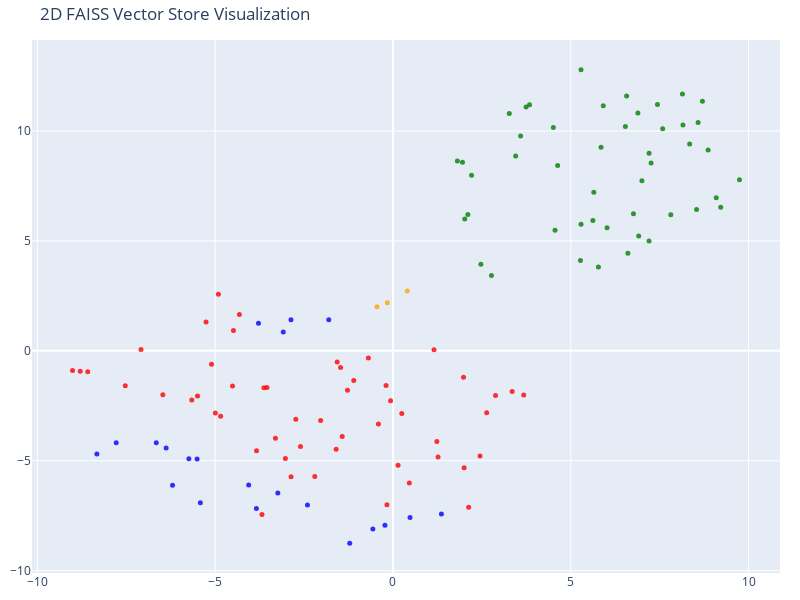

Here is the notebook cell this chart was saved with:
### Markdown cell above
## Visualizing the Vector Store

Let's take a minute to look at the documents and their embedding vectors to see what's going on.

(As a sidenote, what we're really looking at here is the distribution of the Vectors generated by OpenAIEmbeddings, retrieved from FAISS. So there's no surprise that they look the same whether they are "from" FAISS or Chroma.)

### Code cell
# We humans find it easier to visalize things in 2D!
# Reduce the dimensionality of the vectors to 2D using t-SNE
# (t-distributed stochastic neighbor embedding)

tsne = TSNE(n_components=2, random_state=42)
reduced_vectors = tsne.fit_transform(vectors)

# Create the 2D scatter plot
fig = go.Figure(data=[go.Scatter(
    x=reduced_vectors[:, 0],
    y=reduced_vectors[:, 1],
    mode='markers',
    marker=dict(size=5, color=colors, opacity=0.8),
    text=[f"Type: {t}<br>Text: {d[:100]}..." for t, d in zip(doc_types, documents)],
    hoverinfo='text'
)])

fig.update_layout(
    title='2D FAISS Vector Store Visualization',
    scene=dict(xaxis_title='x',yaxis_title='y'),
    width=800,
    height=600,
    margin=dict(r=20, b=10, l=10, t=40)
)

fig.show()

### Figure 1 — Plotly figure (JSON) as saved in the notebook; plotly's stock layout.template omitted (floating-point values rounded to 4 significant figures)
{"data": [{"hoverinfo": "text", "marker": {"color": ["blue", "blue", "blue", "blue", "blue", "blue", "blue", "blue", "blue", "blue", "blue", "blue", "blue", "blue", "blue", "blue", "blue", "blue", "blue", "blue", "blue", "red", "red", "red", "red", "red", "red", "red", "red", "red", "red", "red", "red", "red", "red", "red", "red", "red", "red", "red", "red", "red", "red", "red", "red", "red", "red", "red", "red", "red", "red", "red", "red", "red", "red", "red", "red", "red", "red", "red", "red", "red", "red", "red", "red", "red", "red", "red", "red", "red", "red", "red", "red", "orange", "orange", "orange", "green", "green", "green", "green", "green", "green", "green", "green", "green", "green", "green", "green", "green", "green", "green", "green", "green", "green", "green", "green", "green", "green", "green", "green", "green", "green", "green", "green", "green", "green", "green", "green", "green", "green", "green", "green", "green", "green", "green", "green", "green", "green", "green", "green", "green", "green", "green"], "opacity": 0.8, "size": 5}, "mode": "markers", "text": ["Type: products<br>Text: # Product Summary\n\n# Rellm: AI-Powered Enterprise Reinsurance Solution\n\n## Summary\n\nRellm is an inno...", "Type: products<br>Text: ### Seamless Integrations\nRellm's architecture is designed for effortless integration with existing ...", "Type: products<br>Text: ### Regulatory Compliance Tools\nRellm includes built-in compliance tracking features to help organiz...", "Type: products<br>Text: Join the growing number of organizations leveraging Rellm to enhance their reinsurance processes whi...", "Type: products<br>Text: Experience the future of reinsurance with Rellm, where innovation meets reliability. Let Insurellm h...", "Type: products<br>Text: # Product Summary\n\n# Markellm\n\n## Summary\n\nMarkellm is an innovative two-sided marketplace designed ...", "Type: products<br>Text: - **User-Friendly Interface**: Designed with user experience in mind, Markellm features an intuitive...", "Type: products<br>Text: - **Customer Support**: Our dedicated support team is always available to assist both consumers and ...", "Type: products<br>Text: ### For Insurance Companies:\n- **Basic Listing Fee**: $199/month for a featured listing on the platf...", "Type: products<br>Text: ### Q3 2025\n- Initiate a comprehensive marketing campaign targeting both consumers and insurers to i...", "Type: products<br>Text: # Product Summary\n\n# Homellm\n\n## Summary\nHomellm is an innovative home insurance product developed b...", "Type: products<br>Text: ### 2. Dynamic Pricing Model\nWith Homellm's innovative dynamic pricing model, insurance providers ca...", "Type: products<br>Text: ### 5. Multi-Channel Integration\nHomellm seamlessly integrates into existing insurance platforms, pr...", "Type: products<br>Text: - **Basic Tier:** Starting at $5,000/month for small insurers with basic integration features.\n- **S...", "Type: products<br>Text: All tiers include a comprehensive training program and ongoing updates to ensure optimal performance...", "Type: products<br>Text: With Homellm, Insurellm is committed to transforming the landscape of home insurance, ensuring both ...", "Type: products<br>Text: # Product Summary\n\n# Carllm\n\n## Summary\n\nCarllm is an innovative auto insurance product developed by...", "Type: products<br>Text: - **Instant Quoting**: With Carllm, insurance companies can offer near-instant quotes to customers, ...", "Type: products<br>Text: - **Mobile Integration**: Carllm is designed to work seamlessly with mobile applications, providing ...", "Type: products<br>Text: - **Professional Tier**: $2,500/month\n  - For medium-sized companies.\n  - All Basic Tier features pl...", "Type: products<br>Text: ### Q2 2025: Customer Experience Improvements\n- Launch of a new **mobile app** for end-users.\n- Intr...", "Type: contracts<br>Text: # Contract with GreenField Holdings for Markellm\n\n**Effective Date:** November 15, 2023  \n**Contract...", "Type: contracts<br>Text: ## Renewal\n1. **Automatic Renewal**: This contract will automatically renew for sequential one-year ...", "Type: contracts<br>Text: ## Features\n1. **AI-Powered Matching**: Access to advanced algorithms that connect GreenField Holdin...", "Type: contracts<br>Text: ## Support\n1. **Customer Support Access**: The Client will have access to dedicated support through ...", "Type: contracts<br>Text: **Signatures:**  \n_________________________                           _________________________  \n**...", "Type: contracts<br>Text: # Contract with Apex Reinsurance for Rellm: AI-Powered Enterprise Reinsurance Solution\n\n## Terms\n\n1....", "Type: contracts<br>Text: ## Renewal\n\n1. **Automatic Renewal**: This Agreement will automatically renew for successive one-yea...", "Type: contracts<br>Text: 2. **Seamless Integrations**: The architecture of Rellm allows for easy integration with existing sy...", "Type: contracts<br>Text: 1. **Technical Support**: Provider shall offer dedicated technical support to the Client via phone, ...", "Type: contracts<br>Text: **Insurellm, Inc.**  \n_____________________________  \nAuthorized Signature   \nDate: ________________...", "Type: contracts<br>Text: # Contract with Greenstone Insurance for Homellm\n\n---\n\n## Terms\n\n1. **Parties**: This Contract (\"Agr...", "Type: contracts<br>Text: 4. **Payment Terms**: \n   - The Customer shall pay an amount of $10,000 per month for the Standard T...", "Type: contracts<br>Text: ---\n\n## Features\n\n- **AI-Powered Risk Assessment**: Customer will have access to enhanced risk evalu...", "Type: contracts<br>Text: - **Customer Portal**: A dedicated portal will be provided, allowing the Customer's clients to manag...", "Type: contracts<br>Text: ______________________________  \n[Name], [Title]  \nDate: ______________________\n\n**For Greenstone In...", "Type: contracts<br>Text: # Contract with Roadway Insurance Inc. for Carllm\n\n---\n\n## Terms\n\n1. **Agreement Effective Date**: T...", "Type: contracts<br>Text: ---\n\n## Renewal\n\n1. **Automatic Renewal**: This agreement will automatically renew for an additional...", "Type: contracts<br>Text: ---\n\n## Features\n\n1. **Access to Core Features**: Roadway Insurance Inc. will have access to all Pro...", "Type: contracts<br>Text: ---\n\n## Support\n\n1. **Technical Support**: Roadway Insurance Inc. will receive priority technical su...", "Type: contracts<br>Text: # Contract with Stellar Insurance Co. for Rellm\n\n## Terms\nThis contract is made between **Insurellm*...", "Type: contracts<br>Text: ### Termination\nEither party may terminate this agreement with a **30-day written notice**. In the e...", "Type: contracts<br>Text: ## Features\nStellar Insurance Co. will receive access to the following features of the Rellm product...", "Type: contracts<br>Text: ## Support\nInsurellm provides Stellar Insurance Co. with the following support services:\n\n- **24/7 T...", "Type: contracts<br>Text: # Contract with TechDrive Insurance for Carllm\n\n**Contract Date:** October 1, 2024  \n**Contract Dura...", "Type: contracts<br>Text: ## Renewal\n\n1. **Automatic Renewal**: This contract shall automatically renew for additional one-yea...", "Type: contracts<br>Text: ## Support\n\n1. **Customer Support**: Insurellm will provide 24/7 customer support to TechDrive Insur...", "Type: contracts<br>Text: **TechDrive Insurance Representative:**  \nName: Sarah Johnson  \nTitle: Operations Director  \nDate: _...", "Type: contracts<br>Text: # Contract with Belvedere Insurance for Markellm\n\n## Terms\nThis Contract (\"Agreement\") is made and e...", "Type: contracts<br>Text: ## Renewal\n1. **Renewal Terms**: This Agreement may be renewed for additional one-year terms upon mu...", "Type: contracts<br>Text: ## Features\n1. **AI-Powered Matching**: Belvedere Insurance will benefit from Markellm's AI-powered ...", "Type: contracts<br>Text: ## Support\n1. **Technical Support**: Technical support will be available from 9 AM to 7 PM EST, Mond...", "Type: contracts<br>Text: **Belvedere Insurance**  \nSignature: ______________________  \nName: [Authorized Signatory]  \nTitle: ...", "Type: contracts<br>Text: # Contract with Velocity Auto Solutions for Carllm\n\n**Contract Date:** October 1, 2023  \n**Contract ...", "Type: contracts<br>Text: ## Renewal\n\n1. **Automatic Renewal**: This contract will automatically renew for successive 12-month...", "Type: contracts<br>Text: ## Support\n\n1. **Customer Support**: Velocity Auto Solutions will have access to Insurellm’s custome...", "Type: contracts<br>Text: # Contract with GreenValley Insurance for Homellm\n\n**Contract Date:** October 6, 2023  \n**Contract N...", "Type: contracts<br>Text: 4. **Confidentiality:** Both parties agree to maintain the confidentiality of proprietary informatio...", "Type: contracts<br>Text: 1. **AI-Powered Risk Assessment:** Access to advanced AI algorithms for real-time risk evaluations.\n...", "Type: contracts<br>Text: 3. **Regular Updates:** Insurellm will offer ongoing updates and enhancements to the Homellm platfor...", "Type: contracts<br>Text: # Contract with EverGuard Insurance for Rellm: AI-Powered Enterprise Reinsurance Solution\n\n**Contrac...", "Type: contracts<br>Text: 4. **Usage Rights**: EverGuard Insurance is granted a non-exclusive, non-transferable license to acc...", "Type: contracts<br>Text: 1. **Core Functionality**: Rellm provides EverGuard Insurance with advanced AI-driven analytics, sea...", "Type: contracts<br>Text: 1. **Customer Support**: Insurellm will provide EverGuard Insurance with 24/7 customer support, incl...", "Type: contracts<br>Text: ---\n\n**Signatures**  \n**For Insurellm**: __________________________  \n**Name**: John Smith  \n**Title...", "Type: contracts<br>Text: # Contract with BrightWay Solutions for Markellm\n\n**Contract Date:** October 5, 2023  \n**Contract ID...", "Type: contracts<br>Text: 3. **Service Level Agreement (SLA):**  \n   Insurellm commits to a 99.9% uptime for the platform with...", "Type: contracts<br>Text: 2. **Real-Time Quote Availability:**  \n   Consumers sourced via BrightWay Solutions will receive rea...", "Type: contracts<br>Text: 3. **Training and Onboarding:**  \n   Insurellm agrees to provide one free training session on how to...", "Type: contracts<br>Text: # Contract with Pinnacle Insurance Co. for Homellm\n\n## Terms\nThis contract (\"Contract\") is entered i...", "Type: contracts<br>Text: ## Renewal\n1. **Renewal Terms**: At the end of the initial term, this Contract shall automatically r...", "Type: contracts<br>Text: ## Features\n1. **AI-Powered Risk Assessment**: Utilized for tailored underwriting decisions specific...", "Type: contracts<br>Text: ## Support\n1. **Technical Support**: Insurellm shall provide 24/7 technical support via an email and...", "Type: company<br>Text: # Overview of Insurellm\n\nInsurellm is an innovative insurance tech firm with 200 employees across th...", "Type: company<br>Text: # Careers at Insurellm\n\nInsurellm is hiring! We are looking for talented software engineers, data sc...", "Type: company<br>Text: # About Insurellm\n\nInsurellm was founded by Avery Lancaster in 2015 as an insurance tech startup des...", "Type: employees<br>Text: # HR Record\n\n# Alex Chen\n\n## Summary\n- **Date of Birth:** March 15, 1990  \n- **Job Title:** Backend ...", "Type: employees<br>Text: ## Annual Performance History\n- **2020:**  \n  - Completed onboarding successfully.  \n  - Met expecta...", "Type: employees<br>Text: ## Compensation History\n- **2020:** Base Salary: $80,000  \n- **2021:** Base Salary Increase to $90,0...", "Type: employees<br>Text: Alex Chen continues to be a vital asset at Insurellm, contributing significantly to innovative backe...", "Type: employees<br>Text: # HR Record\n\n# Oliver Spencer\n\n## Summary\n- **Date of Birth**: May 14, 1990  \n- **Job Title**: Backe...", "Type: employees<br>Text: ## Annual Performance History\n- **2018**: **3/5** - Adaptable team player but still learning to take...", "Type: employees<br>Text: ## Compensation History\n- **March 2018**: Initial salary of $80,000.\n- **July 2019**: Salary increas...", "Type: employees<br>Text: # HR Record\n\n# Emily Tran\n\n## Summary\n- **Date of Birth:** March 18, 1991  \n- **Job Title:** Digital...", "Type: employees<br>Text: - **January 2017 - May 2018**: Marketing Intern  \n  - Supported the Marketing team by collaborating ...", "Type: employees<br>Text: - **2021**:  \n  - Performance Rating: Meets Expectations  \n  - Key Achievements: Contributed to the ...", "Type: employees<br>Text: - **Professional Development Goals**:  \n  - Emily Tran aims to become a Marketing Manager within the...", "Type: employees<br>Text: # HR Record\n\n# Jordan Blake\n\n## Summary\n- **Date of Birth:** March 15, 1993  \n- **Job Title:** Sales...", "Type: employees<br>Text: ## Annual Performance History\n- **2021:** First year at Insurellm; achieved 90% of monthly targets. ...", "Type: employees<br>Text: ## Other HR Notes\n- Jordan has shown an interest in continuing education, actively participating in ...", "Type: employees<br>Text: # Avery Lancaster\n\n## Summary\n- **Date of Birth**: March 15, 1985  \n- **Job Title**: Co-Founder & Ch...", "Type: employees<br>Text: - **2010 - 2013**: Business Analyst at Edge Analytics  \n  Prior to joining Innovate, Avery worked as...", "Type: employees<br>Text: - **2018**: **Exceeds Expectations**  \n  Under Avery’s pivoted vision, Insurellm launched two new su...", "Type: employees<br>Text: - **2022**: **Satisfactory**  \n  Avery focused on rebuilding team dynamics and addressing employee c...", "Type: employees<br>Text: ## Compensation History\n- **2015**: $150,000 base salary + Significant equity stake  \n- **2016**: $1...", "Type: employees<br>Text: ## Other HR Notes\n- **Professional Development**: Avery has actively participated in leadership trai...", "Type: employees<br>Text: # HR Record\n\n# Maxine Thompson\n\n## Summary\n- **Date of Birth:** January 15, 1991  \n- **Job Title:** ...", "Type: employees<br>Text: ## Insurellm Career Progression\n- **January 2017 - October 2018**: **Junior Data Engineer**  \n  * Ma...", "Type: employees<br>Text: ## Annual Performance History\n- **2017**: *Meets Expectations*  \n  Maxine showed potential in her ro...", "Type: employees<br>Text: - **2021**: *Exceeds Expectations*  \n  Maxine spearheaded the transition to a new data warehousing s...", "Type: employees<br>Text: ## Compensation History\n- **2017**: $70,000 (Junior Data Engineer)  \n- **2018**: $75,000 (Junior Dat...", "Type: employees<br>Text: # Samantha Greene\n\n## Summary\n- **Date of Birth:** October 14, 1990\n- **Job Title:** HR Generalist\n-...", "Type: employees<br>Text: ## Annual Performance History\n- **2020:** Exceeds Expectations  \n  Samantha Greene demonstrated exce...", "Type: employees<br>Text: ## Compensation History\n- **2020:** Base Salary - $55,000  \n  The entry-level salary matched industr...", "Type: employees<br>Text: - **2023:** Base Salary - $70,000  \n  Recognized for substantial improvement in employee relations m...", "Type: employees<br>Text: # HR Record\n\n# Alex Thomson\n\n## Summary\n- **Date of Birth:** March 15, 1995  \n- **Job Title:** Sales...", "Type: employees<br>Text: ## Annual Performance History  \n- **2022** - Rated as \"Exceeds Expectations.\" Alex Thomson achieved ...", "Type: employees<br>Text: ## Other HR Notes\n- Alex Thomson is an active member of the Diversity and Inclusion committee at Ins...", "Type: employees<br>Text: # HR Record\n\n# Samuel Trenton\n\n## Summary\n- **Date of Birth:** April 12, 1989  \n- **Job Title:** Sen...", "Type: employees<br>Text: ## Annual Performance History\n- **2023:** Rating: 4.5/5  \n  *Samuel exceeded expectations, successfu...", "Type: employees<br>Text: ## Compensation History\n- **2023:** Base Salary: $115,000 + Bonus: $15,000  \n  *Annual bonus based o...", "Type: employees<br>Text: - **Engagement in Company Culture:** Regularly participates in team-building events and contributes ...", "Type: employees<br>Text: # HR Record\n\n# Alex Harper\n\n## Summary\n- **Date of Birth**: March 15, 1993  \n- **Job Title**: Sales ...", "Type: employees<br>Text: ## Annual Performance History  \n- **2021**:  \n  - **Performance Rating**: 4.5/5  \n  - **Key Achievem...", "Type: employees<br>Text: - **2022**:  \n  - **Base Salary**: $65,000 (Promotion to Senior SDR)  \n  - **Bonus**: $13,000 (20% o...", "Type: employees<br>Text: # HR Record\n\n# Jordan K. Bishop\n\n## Summary\n- **Date of Birth:** March 15, 1990\n- **Job Title:** Fro...", "Type: employees<br>Text: ## Annual Performance History\n- **2019:** Exceeds Expectations - Continuously delivered high-quality...", "Type: employees<br>Text: ## Compensation History\n- **June 2018:** Starting Salary - $85,000\n- **June 2019:** Salary Increase ...", "Type: employees<br>Text: ## Other HR Notes\n- Jordan K. Bishop has been an integral part of club initiatives, including the In...", "Type: employees<br>Text: # HR Record\n\n# Emily Carter\n\n## Summary\n- **Date of Birth:** August 12, 1990  \n- **Job Title:** Acco...", "Type: employees<br>Text: - **2017-2019:** Marketing Intern  \n  - Assisted with market research and campaign development for s...", "Type: employees<br>Text: ## Compensation History\n| Year | Base Salary | Bonus         | Total Compensation |\n|------|--------...", "Type: employees<br>Text: Emily Carter exemplifies the kind of talent that drives Insurellm's success and is an invaluable ass..."], "type": "scatter", "x": [-4.057, -3.84, -3.238, -5.417, -2.404, -0.5655, -0.2252, 0.4803, 1.363, -1.216, -2.869, -3.782, -3.085, -7.783, -8.326, -1.806, -5.508, -5.74, -6.379, -6.656, -6.198, 2.449, -8.584, -4.909, 2.129, 3.351, -3.305, -3.837, -3.683, -0.4087, 2.885, -1.102, -7.086, -4.486, -0.1943, 3.677, -6.471, -7.527, -5.103, -4.513, -2.033, -2.732, -2.199, -1.428, -5.496, -4.995, -3.629, 1.154, 2.001, -9.012, -0.1698, 0.2486, 2.637, -5.657, -4.847, -3.544, -1.473, -1.569, -4.318, -0.6911, -2.601, -3.025, -2.865, -1.597, 1.984, 1.268, 0.1429, 0.4604, 1.234, -1.279, -8.795, -5.256, -0.06624, -0.4494, 0.4033, -0.1584, 6.91, 3.743, 8.155, 2.473, 7.202, 3.841, 8.582, 8.539, 9.091, 8.864, 9.218, 6.02, 7.585, 5.273, 2.019, 2.21, 1.955, 1.811, 8.14, 2.107, 5.649, 4.632, 3.59, 3.45, 5.852, 7.001, 4.51, 7.202, 7.259, 5.29, 5.915, 4.558, 6.763, 6.571, 7.439, 5.29, 5.623, 6.887, 6.536, 6.607, 3.272, 8.703, 5.778, 7.813, 9.745, 8.345, 2.77], "y": [-6.108, -7.168, -6.472, -6.91, -7.014, -8.105, -7.933, -7.585, -7.421, -8.752, 1.414, 1.251, 0.8575, -4.178, -4.698, 1.414, -4.925, -4.907, -4.425, -4.18, -6.115, -4.789, -0.947, 2.569, -7.112, -1.849, -3.977, -4.543, -7.445, -3.329, -2.037, -1.35, 0.06588, 0.9199, -1.573, -2.014, -2.0, -1.593, -0.6081, -1.601, -3.166, -3.117, -5.718, -3.898, -2.052, -2.828, -1.676, 0.0545, -5.322, -0.8897, -6.998, -2.851, -2.812, -2.241, -2.972, -1.668, -0.7566, -0.5111, 1.651, -0.3273, -4.35, -4.902, -5.731, -4.476, -1.2, -4.831, -5.2, -6.011, -4.129, -1.796, -0.9287, 1.312, -2.271, 2.003, 2.723, 2.189, 5.228, 11.1, 10.28, 3.943, 4.994, 11.19, 10.39, 6.426, 6.962, 9.135, 6.527, 5.6, 10.1, 4.109, 5.998, 7.989, 8.58, 8.631, 11.68, 6.197, 7.216, 8.433, 9.769, 8.861, 9.261, 7.734, 10.16, 8.993, 8.539, 5.763, 11.14, 5.483, 6.239, 11.6, 11.2, 12.79, 5.932, 10.82, 10.21, 4.444, 10.8, 11.36, 3.813, 6.186, 7.786, 9.412, 3.431]}], "layout": {"height": 600, "margin": {"b": 10, "l": 10, "r": 20, "t": 40}, "scene": {"xaxis": {"title": {"text": "x"}}, "yaxis": {"title": {"text": "y"}}}, "title": {"text": "2D FAISS Vector Store Visualization"}, "width": 800}}
